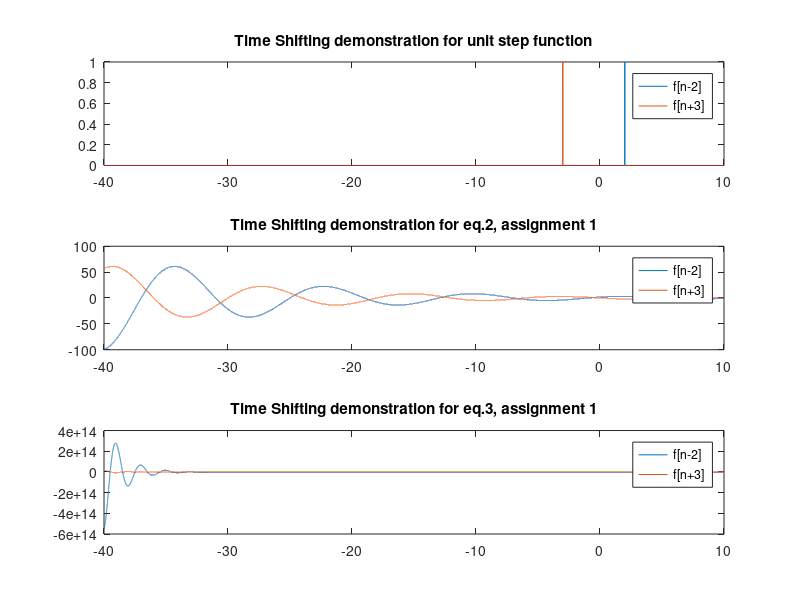

Recreate this plot in MATLAB.
clear all;
close all;

domain = -40:0.001:10;
c = -1/12 + pi*i/6;

impulse = @(x)x==0;

sp_fun   = @(k,c,n) k*exp(n.*c);
sp_fun_2 = @(K,n,C)(K.*n.*(C.^n));

subplot(3,1,1);

plot(domain, impulse(domain-2));
hold on;
plot(domain, impulse(domain+3));
hold off;
title('Time Shifting demonstration for unit step function');
legend('f[n-2]','f[n+3]');

subplot(3,1,2);

plot(domain, sp_fun(3, c,domain-2));
hold on;
plot(domain, sp_fun(3, c,domain+3));
hold off;
title('Time Shifting demonstration for eq.2, assignment 1');
legend('f[n-2]','f[n+3]');

subplot(3,1,3);

plot(domain, sp_fun_2(3,domain-2,-0.5));
hold on;
plot(domain, sp_fun_2(3,domain+3,-0.5));
hold off;
title('Time Shifting demonstration for eq.3, assignment 1');
legend('f[n-2]','f[n+3]');
